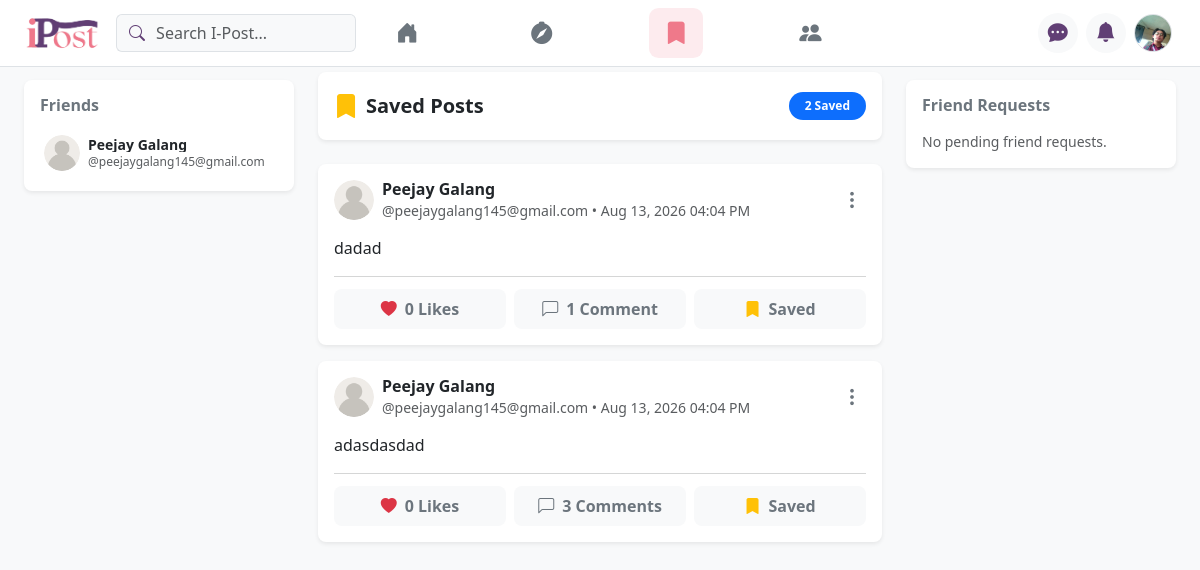
The page /Pages/bookmarks.php (signed in) on the database its author committed.
### tables this page shows
CREATE TABLE `users` (
  `id` bigint(20) UNSIGNED NOT NULL,
  `fullname` varchar(100) NOT NULL,
  `username` varchar(50) NOT NULL,
  `password_hash` varchar(255) NOT NULL,
  `bio` text DEFAULT NULL,
  `profile_picture` varchar(255) DEFAULT 'default_avatar.png',
  `cover_photo` varchar(255) DEFAULT NULL,
  `location` varchar(100) DEFAULT NULL,
  `birth_date` date DEFAULT NULL,
  `is_private` tinyint(1) DEFAULT 0,
  `created_at` timestamp NOT NULL DEFAULT current_timestamp(),
  `updated_at` timestamp NOT NULL DEFAULT current_timestamp() ON UPDATE current_timestamp()
);

CREATE TABLE `bookmarks` (
  `id` bigint(20) UNSIGNED NOT NULL,
  `post_id` bigint(20) UNSIGNED NOT NULL,
  `user_id` bigint(20) UNSIGNED NOT NULL,
  `created_at` timestamp NOT NULL DEFAULT current_timestamp()
);

CREATE TABLE `posts` (
  `id` bigint(20) UNSIGNED NOT NULL,
  `user_id` bigint(20) UNSIGNED NOT NULL,
  `post_txt` text DEFAULT NULL,
  `post_img` varchar(255) DEFAULT NULL,
  `created_at` timestamp NOT NULL DEFAULT current_timestamp()
);

### Pages/bookmarks.php (the view, shortened to what the rows shown need)
<?php
require_once "../config.php";
$user_id = $_SESSION['user_id'];
if (!function_exists('getAvatar')) {
    function getAvatar($path) {
        return resolveUserImagePath($path, '../img/default_profile.png');
    }
}
$bookmarks_query = "
    SELECT
        b.id AS bookmark_id,
        b.created_at AS saved_at,
        p.id AS post_id,
        p.post_txt AS content,
        p.post_img AS image_path,
        p.created_at AS post_created_at,
        u.id AS author_id,
        u.fullname AS author_name,
        u.username AS author_username,
        u.profile_picture AS author_avatar,
        (SELECT COUNT(*) FROM post_likes WHERE post_id = p.id) AS likes_count,
        (SELECT COUNT(*) FROM comments WHERE post_id = p.id) AS comments_count,
        (SELECT COUNT(*) FROM post_likes WHERE post_id = p.id AND user_id = ?) AS is_liked
    FROM bookmarks b
    JOIN posts p ON b.post_id = p.id
    JOIN users u ON p.user_id = u.id
    WHERE b.user_id = ?
    ORDER BY b.created_at DESC
";
$bm_stmt = $conn->prepare($bookmarks_query);
$bm_stmt->bind_param("ii", $user_id, $user_id);
$bm_stmt->execute();
$saved_posts = $bm_stmt->get_result();
?>
<!DOCTYPE html>
<html lang="en">
<head>
    <link rel="stylesheet" href="../Assets/bootstrap-5.3.3-dist/bootstrap-5.3.3-dist/css/bootstrap.css">
    <link rel="stylesheet" href="https://cdn.jsdelivr.net/npm/bootstrap-icons@1.11.3/font/bootstrap-icons.min.css">
    <link rel="stylesheet" href="../Styles/style.css">
    <link rel="stylesheet" href="../Styles/nav.css">
</head>
<body class="bg-light">
    <?php
    include_once "../Components/nav.php";
    ?>
    <div class="container-fluid py-4 px-md-4">
        <div class="row g-4">
            <div class="col-lg-3 d-none d-lg-block">
                <div class="sticky-top" style="top: 80px; z-index: 1;">
                    <?php include_once "../Components/friends.php"; ?>
                </div>
            </div>
            <div class="col-12 col-lg-6">
                <br><br>
                <?php if ($saved_posts && $saved_posts->num_rows > 0): ?>
                    <div class="d-flex flex-column gap-3">
                        <?php while ($post = $saved_posts->fetch_assoc()): ?>
                            <div class="card border-0 shadow-sm rounded-3">
                                <div class="card-body p-3">
                                    <div class="d-flex align-items-center justify-content-between mb-3">
                                        <div class="d-flex align-items-center">
                                            <img src="<?php echo getAvatar($post['author_avatar']); ?>"
                                                 alt="Avatar"
                                                 class="rounded-circle me-2 object-fit-cover"
                                                 style="width: 40px; height: 40px;"
                                                 onerror="this.onerror=null; this.src='../img/default_profile.png';">
                                            <div class="lh-sm">
                                                <h6 class="mb-0 fw-bold text-dark"><?php echo htmlspecialchars($post['author_name']); ?></h6>
                                                <small class="text-muted">
                                                    @<?php echo htmlspecialchars($post['author_username']); ?> • <?php echo date('M d, Y h:i A', strtotime($post['post_created_at'])); ?>
                                                </small>
                                            </div>
                                        </div>
                                        <div class="dropdown">
                                            <button class="btn btn-link text-secondary p-1 border-0 shadow-none rounded-circle" type="button" data-bs-toggle="dropdown" aria-expanded="false">
                                                <i class="bi bi-three-dots-vertical fs-5"></i>
                                            </button>
                                        </div>
                                    </div>
                                    <?php if (!empty($post['content'])): ?>
                                        <p class="card-text mb-3 text-break text-dark"><?php echo nl2br(htmlspecialchars($post['content'])); ?></p>
                                    <?php endif; ?>
                                    <hr class="my-2 text-muted opacity-25">
                                    <div class="row g-2 text-center pt-1">
                                        <div class="col">
                                            <form action="../Context/like.php" method="POST" class="w-100">
                                                <button type="submit" class="btn btn-light w-100 py-2 border-0 text-secondary fw-semibold fs-7 rounded-3 d-flex align-items-center justify-content-center gap-2">
                                                    <i class="bi <?php echo $post['is_liked'] ? 'bi-heart-fill text-danger' : 'bi-heart-fill text-danger'; ?>"></i>
                                                    <span><?php echo $post['likes_count']; ?> Like<?php echo $post['likes_count'] == 1 ? '' : 's'; ?></span>
                                                </button>
                                            </form>
                                        </div>
                                        <div class="col">
                                            <a href="post.php?id=<?php echo $post['post_id']; ?>" class="btn btn-light w-100 py-2 border-0 text-secondary fw-semibold fs-7 rounded-3 d-flex align-items-center justify-content-center gap-2 text-decoration-none">
                                                <i class="bi bi-chat-left"></i>
                                                <span><?php echo $post['comments_count']; ?> Comment<?php echo $post['comments_count'] == 1 ? '' : 's'; ?></span>
                                            </a>
                                        </div>
                                        <div class="col">
                                            <form method="POST" action="bookmarks.php" class="w-100">
                                                <button type="submit" class="btn btn-light w-100 py-2 border-0 text-secondary fw-semibold fs-7 rounded-3 d-flex align-items-center justify-content-center gap-2">
                                                    <i class="bi bi-bookmark-fill text-warning"></i>
                                                    <span>Saved</span>
                                                </button>
                                            </form>
                                        </div>
                                    </div>
                                </div>
                            </div>
                        <?php endwhile; ?>
                    </div>
                <?php endif; ?>
            </div>
        </div>
    </div>
</body>
</html>

### Components/nav.php (shortened to what the rows shown need)
<?php
    include_once __DIR__ . '/../Context/getuserdata.php';
?>
    <nav class="navbar bg-white border-bottom fixed-top py-2 w-100" style="z-index: 1040; top: 0; left: 0;">
        <div class="container-fluid px-2 px-md-4 d-flex align-items-center justify-content-between flex-nowrap">
            <div class="d-flex align-items-center gap-2 flex-nowrap">
                <div class="dropdown me-2 me-md-3 position-relative">
                    <a class="profile-nav-btn border-0 bg-transparent p-0 d-flex align-items-center cursor-pointer"
                            href="profile.php"
                            id="profileDropdownBtn"
                            data-bs-toggle="dropdown"
                            aria-expanded="false"
                            role="button">
                        <img src="<?php echo getAvatar($user_data['profile_picture'] ?? ''); ?>"
                            alt="Profile"
                            class="rounded-circle border profile-nav-img"
                            style="width: 38px; height: 38px; object-fit: cover;"
                            onerror="this.onerror=null; this.src='../img/default_profile.png';">
                    </a>
</div>
            </div>
        </div>
    </nav>

### Components/friends.php (shortened to what the rows shown need)
<?php
$current_user_id = $_SESSION['user_id'] ?? null;
$query = "
    SELECT
        u.id AS friend_id,
        u.fullname,
        u.username,
        u.profile_picture
    FROM friends f
    JOIN users u ON (f.friend_user_id = u.id OR f.user_id = u.id)
    WHERE (f.user_id = ? OR f.friend_user_id = ?)
      AND u.id != ?
      AND f.status = 'accepted'
    ORDER BY u.fullname ASC
";
$stmt = $conn->prepare($query);
$stmt->bind_param("iii", $current_user_id, $current_user_id, $current_user_id);
$stmt->execute();
$friends_result = $stmt->get_result();
?>
<div class="card shadow-sm border-0 rounded-3">
    <div class="card-body p-3">
        <?php if ($friends_result && $friends_result->num_rows > 0): ?>
            <div class="d-flex flex-column gap-2">
                <?php while ($friend = $friends_result->fetch_assoc()): ?>
                    <?php
                        $avatar = resolveUserImagePath($friend['profile_picture'] ?? '', '../img/default_profile.png');
                    ?>
                    <a href="profile.php?id=<?php echo $friend['friend_id']; ?>" class="d-flex align-items-center text-decoration-none p-1 rounded-2 hover-bg-light">
                        <img src="<?php echo htmlspecialchars($avatar); ?>"
                             alt="Profile"
                             class="rounded-circle me-2 object-fit-cover"
                             width="36"
                             height="36"
                             onerror="this.onerror=null; this.src='../img/default_profile.png';">
                        <div class="lh-1">
                            <span class="fw-bold d-block text-dark small text-truncate" style="max-width: 150px;"><?php echo htmlspecialchars($friend['fullname']); ?></span>
                            <small class="text-muted" style="font-size: 0.75rem;">@<?php echo htmlspecialchars($friend['username']); ?></small>
                        </div>
                    </a>
                <?php endwhile; ?>
            </div>
        <?php else: ?>
            <p class="text-muted small m-0">No friends added yet.</p>
        <?php endif; ?>
    </div>
</div>

### rows shown on the page
users: profile_picture (picture)
users: fullname "Peejay Galang", username "peejaygalang145@gmail.com"
bookmarks: users.fullname "Peejay Galang", users.username "peejaygalang145@gmail.com", post.created_at "Aug 13, 2026 04:04 PM", post.post_txt "dadad", likes_count "0", comments_count "1"
bookmarks: users.fullname "Peejay Galang", users.username "peejaygalang145@gmail.com", post.created_at "Aug 13, 2026 04:04 PM", post.post_txt "adasdasdad", likes_count "0", comments_count "3"

### other values the page prints
$saved_posts->num_rows "2"
